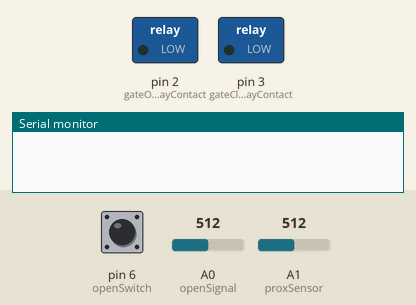
The sketch below on a simulated Arduino Uno, built with avr-gcc and run on an emulated ATmega328P. Parts: switched loads named in the sketch (green lamp = pin HIGH), the last lines printed to the serial monitor. Inputs (shaded band) come from the test bench; at power-on: A0 (openSignal) = 512, pin 6 (openSwitch) LOW, A1 (proxSensor) = 512.

Above: at 1.2 s.
1.3 s: A0 (openSignal) set to 985
2.8 s: A0 (openSignal) set to 1018
At 3.8 s:
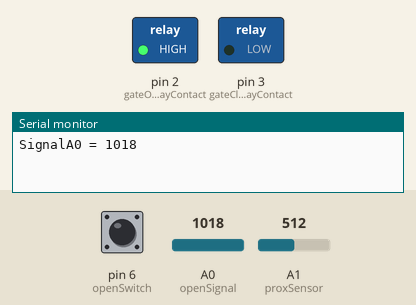
Timing chart, 0 to 5.8 s (numbered marks = the images above; inputs shaded):
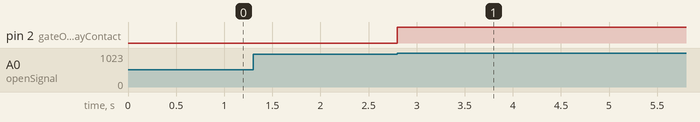

Measured:
- the behaviour switches between 1000 and 1001 on A0 (openSignal) (found by bisection; images 0 and 1)
- after the input at 1.3 s, every drawn part: stays the same
- after the input at 2.8 s, pin 2 (gateOpenRelayContact): LOW → HIGH at once

The sketch:

GateV3.ino
```cpp
// define pins
const int openSwitch = 6;
const int openSignal = A0;
const int proxSensor = A1;
const int gateOpenRelayContact = 2;
const int gateCloseRelayContact = 3;

void setup()
{
  pinMode(gateOpenRelayContact, OUTPUT);
  pinMode(gateCloseRelayContact, OUTPUT);
  pinMode(openSwitch, INPUT);
  pinMode(openSignal, INPUT);
  pinMode(proxSensor, INPUT);
  digitalWrite(gateCloseRelayContact, LOW);
  digitalWrite(gateOpenRelayContact, LOW);
  Serial.begin(9600);
}

// main loop
void loop(){

// monitor for remote open signal
if (analogRead(openSignal) > 1000) {
  Serial.println("SignalA0 = " + String(analogRead(openSignal)));
  digitalWrite(gateOpenRelayContact, HIGH);
  delay(18000); // 18 seconds
  //delay(2000); // 2 seconds
  digitalWrite(gateOpenRelayContact, LOW);
}

// If gate is open, delay then close gate
if (digitalRead(openSwitch) == HIGH){  //pin6
  Serial.println("Gate open switch is high");
  delay(60000);// 1 min allow the gate to fully open if in the middle of the cycle
  //delay(1000);// 1 sec
  digitalWrite(gateCloseRelayContact, HIGH); //pin3
  delay(18000); // 18 seconds
  digitalWrite(gateCloseRelayContact, LOW);
}
// Proximity sensor
 if (analogRead(proxSensor) >1000) {
  digitalWrite(gateOpenRelayContact, HIGH);
  delay(18000); // 18 seconds
  digitalWrite(gateOpenRelayContact, LOW);
}

}
```
